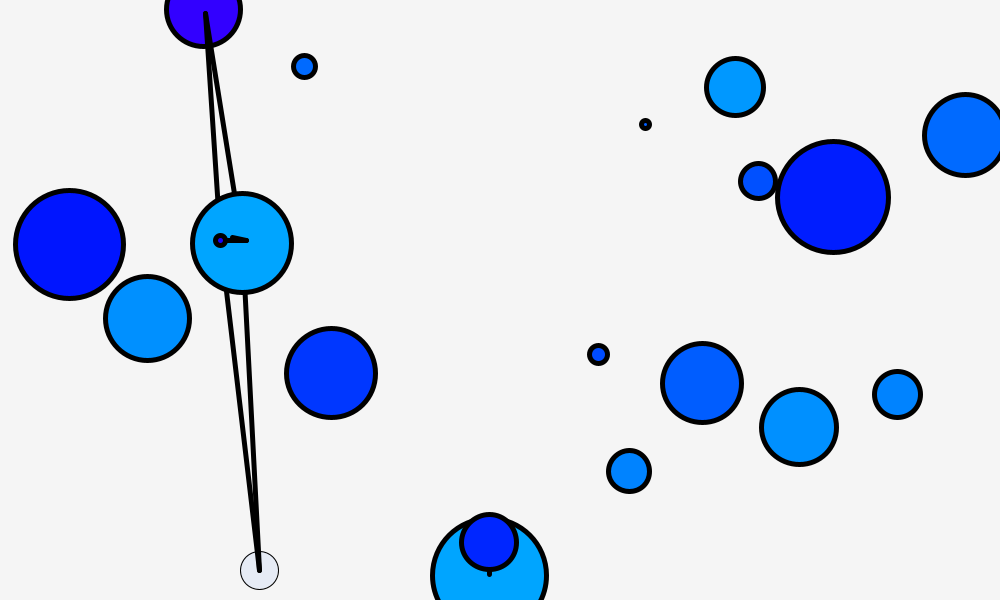
Frame 1 (no input)
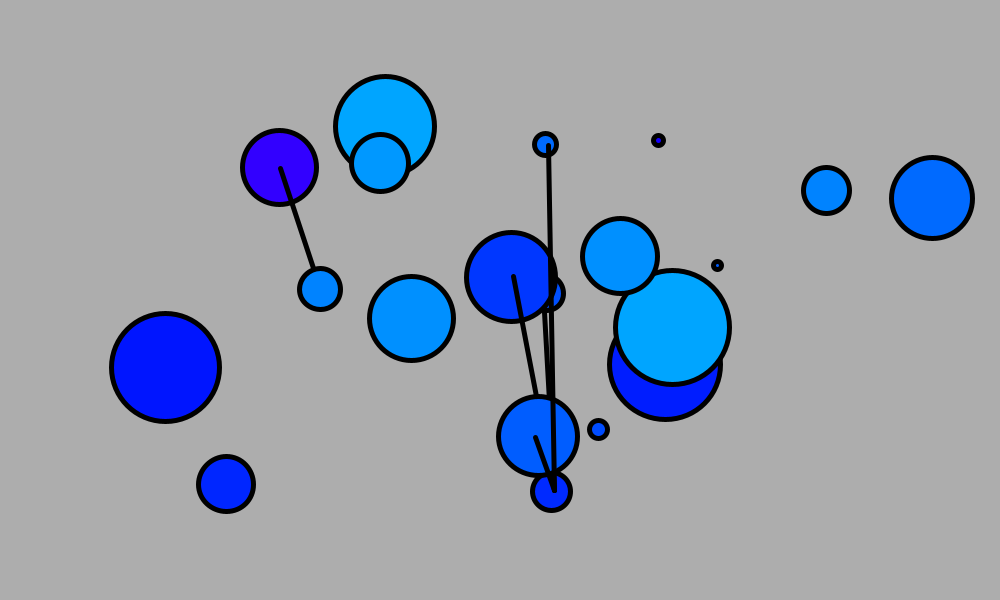
Frame 60 (the mouse pressed at the canvas centre just before this capture)
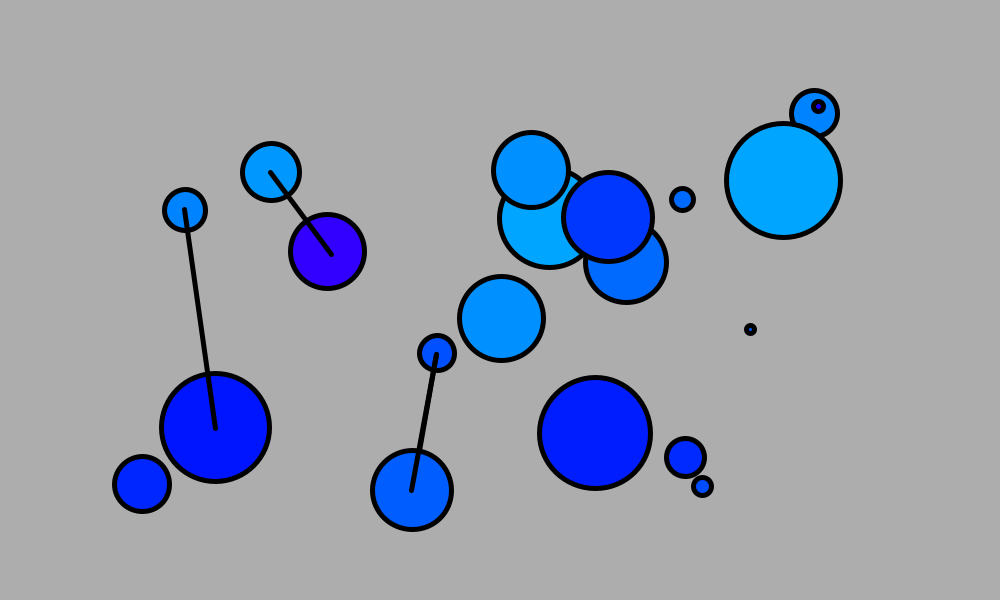
Frame 120 (the mouse held since frame 60 and released just before this capture)

The Processing sketch that drew these frames (run headless with seeded random() and noise(); from frame 60 on, the mouse is pressed at the canvas centre):

// Processing sketch: processing_131595
// ── processing_131595.pde

/*Tarea de Mariana Mora 

Hackeando el codigo de Melania Gonzalez y Tomas de Camino
  
 *Tarea #1 - Se cambio cantidad de bolas en el ejercicio, color del background, de las esferas, la direccion de la 
 linea entre las mismas y el grosor de las lineas.
 */
  
// DECLARAR VARIABLES
int nBolas=20;
int rango;
int [][] bolas = new int[nBolas][9];
 
// INICIALIZAR VARIABLES
void setup() {
  size(1000, 600); //size of the screen
  rango=(int)random(100);
//RECORRER LA MATRIZ
  for (int i=0;i<nBolas;i++) {
    bolas[i][0]=(int)random(width); //iniciar x
    bolas[i][1]=(int)random(height);//iniciar y
    bolas[i][2]=(int)random(width); //iniciar a
    bolas[i][3]=(int)random(height);//iniciar b
    bolas[i][4]=(int)random(120);    //iniciar diametro
    bolas[i][5]=(int)random(50,100);   //iniciar Velocidad
    bolas[i][6]=(int)random(200,255);   //iniciar color
    bolas[i][7]=(int)random(225,255);   //iniciar color
    bolas[i][8]=(int)random(245,255);   //iniciar color
  }
}
 
//METODO PRINCIPAL QUE SE EJECUTA REPETIDAMENTE
void draw() {
  background(245); //pintar el background en cada frame
   
  //RECORRER LA MATRIZ
  for (int i=0;i<nBolas;i++) {
     
    fill(bolas[i][6],bolas[i][7],bolas[i][8]); //color de la bola
    ellipse(bolas[i][0], bolas[i][1], bolas[i][4], bolas[i][4]); //pintar bola
     
    //MOVER BOLA PARA QUE AVANCE DE "A" A "B"
    int v= bolas[i][5]; //VELOCIDAD O RAZON DE CAMBIO
    bolas[i][0]+=(bolas[i][2]-bolas[i][0])/v; //mover punto A en x
    bolas[i][1]+=(bolas[i][3]-bolas[i][1])/v; //mover punto A en y
     
    //CONFIRMO SI POSICION "A" ES IGUAL A LA "B" PARA SABER SI YA LLEGO AL DESTINO
    int cx= bolas[i][0]-bolas[i][2]; //que tan cerca esta del punto B en x?
    int cy= bolas[i][1]-bolas[i][3]; //que tan cerca esta del punto B en x?
        if(((cx<v)&&(cx>-v))&&(cy<v)&&(cy>-v)) //preguntamos si ya esta en el punto o dentro de la razon e cambio
        {
        bolas[i][2]=(int)random(width);//generamos nuevo punto B en x (alpha)
        bolas[i][3]=(int)random(height);//generamos nuevo punto B en y (beta)
        }
      
     //Creo un nuevo iterador
     for (int p=0;p<nBolas;p++) {
       if(i!=p){
          
         //distancia de bolita-i a la bolita-p
         int distancia = (int)sqrt(sq(bolas[i][0]-bolas[p][0])+sq(bolas[i][0]-bolas[p][1]));
          
         if(distancia<rango){
           //dibujar linea entre 2 colitas q estan a menos de cierta distancia
           colorMode(HSB, 360, 100, 100);
           strokeWeight(5.0);
           line(bolas[i][0],bolas[i][1],bolas[p][0],bolas[p][1]);
           
         }//termina el IF
          
       }//termina el IF 
    }//termina iterador "p"
         
    }//termina iterador "i"
    //imprimo datos de la primera bolita para visualizar
    print("x="+bolas[0][0]+" y="+bolas[0][1]+" a="+bolas[0][2]+" b="+bolas[0][3]+"\n");
}
